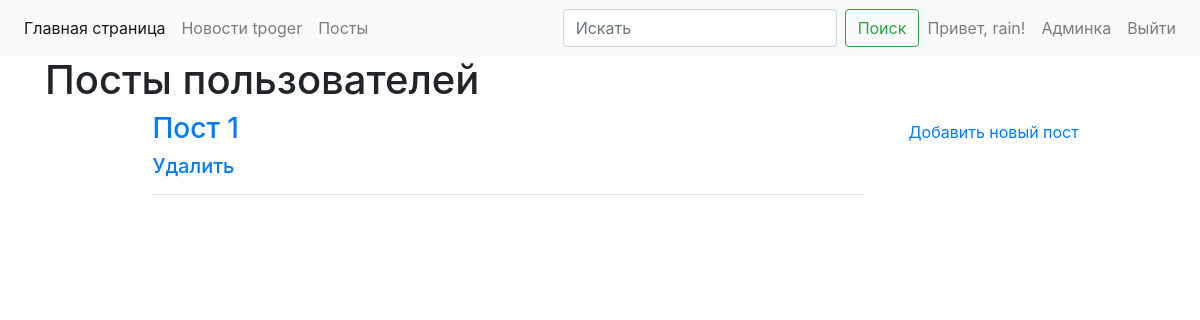
The page /posts/ (signed in) on the database as committed earlier.
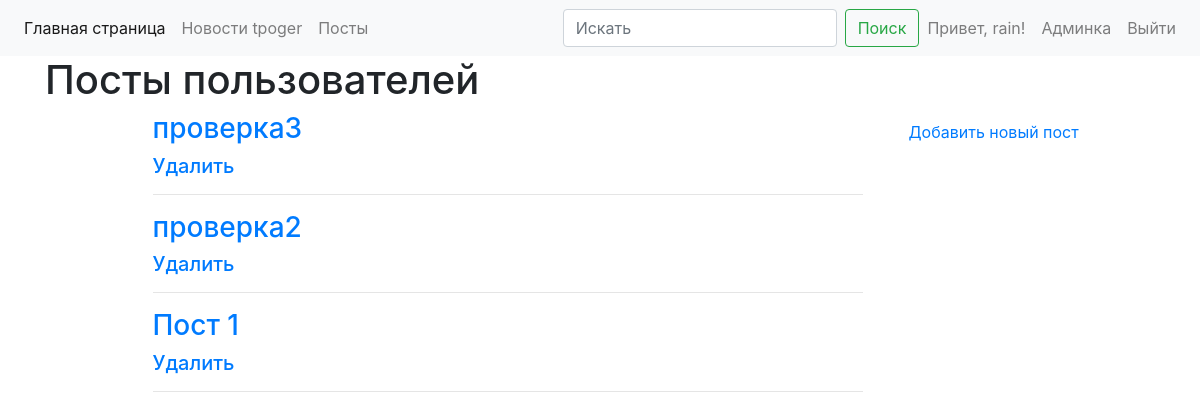
The same page on the database as committed later.
### webapp/posts/models.py (models this page shows, shortened)
class Post(db.Model):
    id = db.Column(db.Integer, primary_key=True)
    title = db.Column(db.String, nullable=False)
    text = db.Column(db.Text, nullable=False)
    created = db.Column(db.DateTime, nullable=False, default=datetime.now())
    user_id = db.Column(
        db.Integer,
        db.ForeignKey('user.id', ondelete='CASCADE'),
        index=True)
    user = relationship('User', backref='posts')

### webapp/posts/views.py (the view)
@blueprint.route("/")
def post():
    title = 'Посты пользователей'
    post_list = Post.query.filter(Post.text.isnot(None)).order_by(Post.created.desc()).all()
    return render_template('posts/post.html', page_title=title, post_list=post_list)

### webapp/__init__.py (called while the page is built)
def create_app():
    app = Flask(__name__)
    app.config.from_pyfile('config.py')
    db.init_app(app)
    migrate = Migrate(app, db)
    login_manager = LoginManager()
    login_manager.init_app(app)
    login_manager.login_view = 'user.login'
    app.register_blueprint(user_blueprint)
    app.register_blueprint(admin_blueprint)
    app.register_blueprint(news_blueprint)
    app.register_blueprint(posts_blueprint)
    @login_manager.user_loader
    def load_user(user_id):
        return User.query.get(user_id)
    return app

### webapp/user/models.py (called while the page is built)
    @property
    def is_admin(self):
        return self.role == 'admin'

### webapp/templates/posts/post.html (shortened to what this page needs)
{% extends "base.html" %}
{% block content %}
<div class="container">
  <div class="row">
    <div class="col-1">
    </div>
    <div class="col-8">
    {% if current_user.is_authenticated %}
      {% for post in post_list %}
      <h3><a href="{{ url_for('post.single_post', id=post.id) }}">{{ post.title }}</a> </h3>
        <h5>
          {% if post.user_id == current_user.id %}
            <a class="action" href="{{ url_for('post.delete_post', id=post.id) }}" method="post">Удалить</a>
          {% endif %}
          <hr />
        </h5>
      {% endfor %}
    {% endif %}
    </div>
    <div class="col-3">
      <a class="nav-link" href="{{ url_for('post.new_post') }}">Добавить новый пост </a>
  </div>
  </div>
</div>
  {% endblock %}

Rows that differ between the two databases and show on the page:
added Post: title "проверка3"
added Post: title "проверка2"
